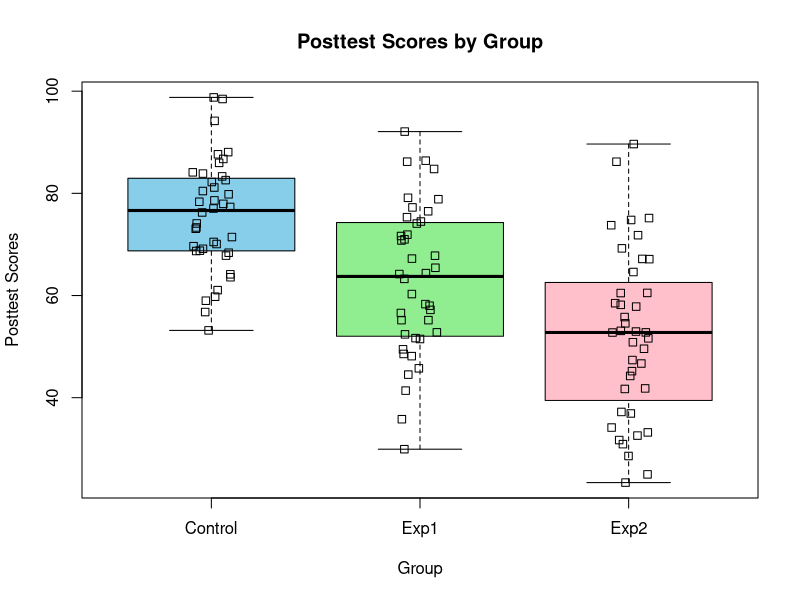

Write R code to recreate this figure.
## ---- chunk 1

multitask <- read.csv("multitask_performance.csv")
nrow(multitask) # check number of rows
head(multitask) # check first 5 rows 
tail(multitask) # check last 5 rows 

summary(multitask)

## ---- chunk 2

multitask$Group <- as.factor(multitask$Group)
summary(multitask)
## ---- chunk 3

boxplot(Posttest ~ Group, data = multitask, col = c("skyblue", "lightgreen", "pink"), 
        main = "Posttest Scores by Group", 
        xlab = "Group", 
        ylab = "Posttest Scores")

stripchart(Posttest~Group, data = multitask, vertical = TRUE, add = TRUE, method = "jitter")

## ---- chunk 4
sort(tapply(multitask$Posttest,multitask$Group,IQR))
## ---- chunk 5
sort(tapply(multitask$Posttest,multitask$Group,sd))
